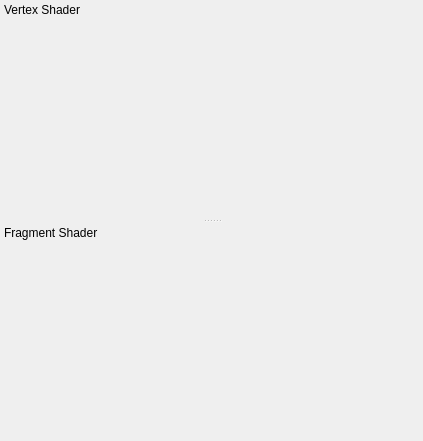
<?xml version="1.0" encoding="UTF-8"?>
<ui version="4.0">
 <class>ShadersEditor</class>
 <widget class="QWidget" name="ShadersEditor">
  <property name="geometry">
   <rect>
    <x>0</x>
    <y>0</y>
    <width>423</width>
    <height>441</height>
   </rect>
  </property>
  <property name="windowTitle">
   <string>Form</string>
  </property>
  <layout class="QVBoxLayout" name="verticalLayout">
   <property name="spacing">
    <number>0</number>
   </property>
   <property name="leftMargin">
    <number>0</number>
   </property>
   <property name="topMargin">
    <number>0</number>
   </property>
   <property name="rightMargin">
    <number>0</number>
   </property>
   <property name="bottomMargin">
    <number>0</number>
   </property>
   <item>
    <layout class="QGridLayout" name="layoutToolBar"/>
   </item>
   <item>
    <widget class="QWidget" name="widget_2" native="true">
     <property name="sizePolicy">
      <sizepolicy hsizetype="Preferred" vsizetype="Expanding">
       <horstretch>0</horstretch>
       <verstretch>0</verstretch>
      </sizepolicy>
     </property>
     <layout class="QGridLayout" name="gridLayout">
      <property name="leftMargin">
       <number>0</number>
      </property>
      <property name="topMargin">
       <number>0</number>
      </property>
      <property name="rightMargin">
       <number>0</number>
      </property>
      <property name="bottomMargin">
       <number>0</number>
      </property>
      <item row="0" column="0">
       <widget class="QSplitter" name="splitter">
        <property name="orientation">
         <enum>Qt::Vertical</enum>
        </property>
        <widget class="QDockWidget" name="dockVertex">
         <property name="minimumSize">
          <size>
           <width>200</width>
           <height>50</height>
          </size>
         </property>
         <property name="accessibleName">
          <string>dockVertex</string>
         </property>
         <property name="features">
          <set>QDockWidget::NoDockWidgetFeatures</set>
         </property>
         <property name="windowTitle">
          <string>Vertex Shader</string>
         </property>
         <widget class="QWidget" name="dockWidgetContents_2">
          <layout class="QGridLayout" name="gridLayout_3">
           <property name="leftMargin">
            <number>0</number>
           </property>
           <property name="topMargin">
            <number>0</number>
           </property>
           <property name="rightMargin">
            <number>0</number>
           </property>
           <property name="bottomMargin">
            <number>0</number>
           </property>
           <item row="0" column="0">
            <layout class="QGridLayout" name="layoutVertex"/>
           </item>
          </layout>
         </widget>
        </widget>
        <widget class="QDockWidget" name="dockFragment">
         <property name="minimumSize">
          <size>
           <width>200</width>
           <height>50</height>
          </size>
         </property>
         <property name="accessibleName">
          <string>dockFragment</string>
         </property>
         <property name="features">
          <set>QDockWidget::NoDockWidgetFeatures</set>
         </property>
         <property name="windowTitle">
          <string>Fragment Shader</string>
         </property>
         <widget class="QWidget" name="dockWidgetContents">
          <layout class="QGridLayout" name="gridLayout_4">
           <property name="leftMargin">
            <number>0</number>
           </property>
           <property name="topMargin">
            <number>0</number>
           </property>
           <property name="rightMargin">
            <number>0</number>
           </property>
           <property name="bottomMargin">
            <number>0</number>
           </property>
           <item row="0" column="0">
            <layout class="QGridLayout" name="layoutFragment"/>
           </item>
          </layout>
         </widget>
        </widget>
       </widget>
      </item>
     </layout>
    </widget>
   </item>
  </layout>
  <action name="actNew">
   <property name="icon">
    <iconset resource="MagicGameEditor.qrc">
     <normaloff>:/MagicGameEditor/Images/new.png</normaloff>:/MagicGameEditor/Images/new.png</iconset>
   </property>
   <property name="text">
    <string>New</string>
   </property>
   <property name="toolTip">
    <string>New Shader</string>
   </property>
  </action>
  <action name="actCompile">
   <property name="icon">
    <iconset resource="MagicGameEditor.qrc">
     <normaloff>:/MagicGameEditor/Images/color_wheel.png</normaloff>:/MagicGameEditor/Images/color_wheel.png</iconset>
   </property>
   <property name="text">
    <string>Compile</string>
   </property>
   <property name="toolTip">
    <string>Compile Shader</string>
   </property>
  </action>
  <action name="actDelete">
   <property name="icon">
    <iconset resource="MagicGameEditor.qrc">
     <normaloff>:/MagicGameEditor/Images/delete.png</normaloff>:/MagicGameEditor/Images/delete.png</iconset>
   </property>
   <property name="text">
    <string>Delete</string>
   </property>
   <property name="toolTip">
    <string>Delete Shader</string>
   </property>
  </action>
 </widget>
 <resources>
  <include location="MagicGameEditor.qrc"/>
 </resources>
 <connections/>
</ui>
